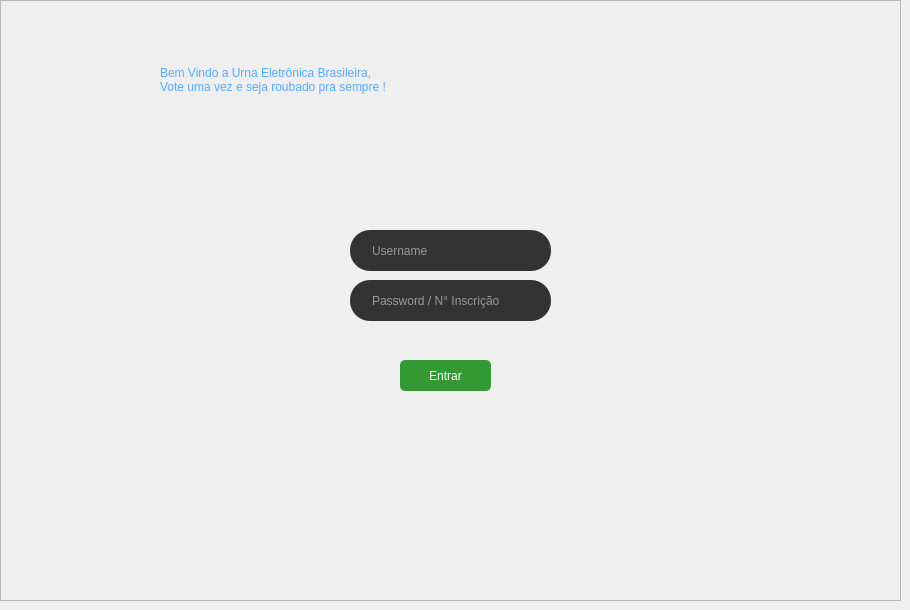
    <widget class="QWidget" name="page_login">
     <widget class="QFrame" name="frame_login">
      <property name="geometry">
       <rect>
        <x>0</x>
        <y>0</y>
        <width>901</width>
        <height>601</height>
       </rect>
      </property>
      <property name="styleSheet">
       <string notr="true"/>
      </property>
      <property name="frameShape">
       <enum>QFrame::StyledPanel</enum>
      </property>
      <property name="frameShadow">
       <enum>QFrame::Raised</enum>
      </property>
      <widget class="QLineEdit" name="usernameText">
       <property name="geometry">
        <rect>
         <x>350</x>
         <y>230</y>
         <width>201</width>
         <height>41</height>
        </rect>
       </property>
       <property name="palette">
        <palette>
         <active>
          <colorrole role="WindowText">
           <brush brushstyle="SolidPattern">
            <color alpha="255">
             <red>254</red>
             <green>254</green>
             <blue>254</blue>
            </color>
           </brush>
          </colorrole>
          <colorrole role="Button">
           <brush brushstyle="SolidPattern">
            <color alpha="255">
             <red>51</red>
             <green>51</green>
             <blue>51</blue>
            </color>
           </brush>
          </colorrole>
          <colorrole role="Text">
           <brush brushstyle="SolidPattern">
            <color alpha="255">
             <red>254</red>
             <green>254</green>
             <blue>254</blue>
            </color>
           </brush>
          </colorrole>
          <colorrole role="ButtonText">
           <brush brushstyle="SolidPattern">
            <color alpha="255">
             <red>254</red>
             <green>254</green>
             <blue>254</blue>
            </color>
           </brush>
          </colorrole>
          <colorrole role="Base">
           <brush brushstyle="SolidPattern">
            <color alpha="255">
             <red>51</red>
             <green>51</green>
             <blue>51</blue>
            </color>
           </brush>
          </colorrole>
          <colorrole role="Window">
           <brush brushstyle="SolidPattern">
            <color alpha="255">
             <red>51</red>
             <green>51</green>
             <blue>51</blue>
            </color>
           </brush>
          </colorrole>
         </active>
         <inactive>
          <colorrole role="WindowText">
           <brush brushstyle="SolidPattern">
            <color alpha="255">
             <red>254</red>
             <green>254</green>
             <blue>254</blue>
            </color>
           </brush>
          </colorrole>
          <colorrole role="Button">
           <brush brushstyle="SolidPattern">
            <color alpha="255">
             <red>51</red>
             <green>51</green>
             <blue>51</blue>
            </color>
           </brush>
          </colorrole>
          <colorrole role="Text">
           <brush brushstyle="SolidPattern">
            <color alpha="255">
             <red>254</red>
             <green>254</green>
             <blue>254</blue>
            </color>
           </brush>
          </colorrole>
          <colorrole role="ButtonText">
           <brush brushstyle="SolidPattern">
            <color alpha="255">
             <red>254</red>
             <green>254</green>
             <blue>254</blue>
            </color>
           </brush>
          </colorrole>
          <colorrole role="Base">
           <brush brushstyle="SolidPattern">
            <color alpha="255">
             <red>51</red>
             <green>51</green>
             <blue>51</blue>
            </color>
           </brush>
          </colorrole>
          <colorrole role="Window">
           <brush brushstyle="SolidPattern">
            <color alpha="255">
             <red>51</red>
             <green>51</green>
             <blue>51</blue>
            </color>
           </brush>
          </colorrole>
         </inactive>
         <disabled>
          <colorrole role="WindowText">
           <brush brushstyle="SolidPattern">
            <color alpha="255">
             <red>254</red>
             <green>254</green>
             <blue>254</blue>
            </color>
           </brush>
          </colorrole>
          <colorrole role="Button">
           <brush brushstyle="SolidPattern">
            <color alpha="255">
             <red>51</red>
             <green>51</green>
             <blue>51</blue>
            </color>
           </brush>
          </colorrole>
          <colorrole role="Text">
           <brush brushstyle="SolidPattern">
            <color alpha="255">
             <red>254</red>
             <green>254</green>
             <blue>254</blue>
            </color>
           </brush>
          </colorrole>
          <colorrole role="ButtonText">
           <brush brushstyle="SolidPattern">
            <color alpha="255">
             <red>254</red>
             <green>254</green>
             <blue>254</blue>
            </color>
           </brush>
          </colorrole>
          <colorrole role="Base">
           <brush brushstyle="SolidPattern">
            <color alpha="255">
             <red>51</red>
             <green>51</green>
             <blue>51</blue>
            </color>
           </brush>
          </colorrole>
          <colorrole role="Window">
           <brush brushstyle="SolidPattern">
            <color alpha="255">
             <red>51</red>
             <green>51</green>
             <blue>51</blue>
            </color>
           </brush>
          </colorrole>
         </disabled>
        </palette>
       </property>
       <property name="font">
        <font>
         <kerning>true</kerning>
        </font>
       </property>
       <property name="layoutDirection">
        <enum>Qt::LeftToRight</enum>
       </property>
       <property name="styleSheet">
        <string notr="true">padding-left: 20px;
padding-right: 20px;
border-radius: 20px;
background: #333;
color: #fefefe;</string>
       </property>
       <property name="text">
        <string/>
       </property>
       <property name="frame">
        <bool>false</bool>
       </property>
       <property name="cursorPosition">
        <number>0</number>
       </property>
       <property name="placeholderText">
        <string>Username</string>
       </property>
      </widget>
      <widget class="QLineEdit" name="passwordText">
       <property name="geometry">
        <rect>
         <x>350</x>
         <y>280</y>
         <width>201</width>
         <height>41</height>
        </rect>
       </property>
       <property name="palette">
        <palette>
         <active>
          <colorrole role="WindowText">
           <brush brushstyle="SolidPattern">
            <color alpha="255">
             <red>254</red>
             <green>254</green>
             <blue>254</blue>
            </color>
           </brush>
          </colorrole>
          <colorrole role="Button">
           <brush brushstyle="SolidPattern">
            <color alpha="255">
             <red>51</red>
             <green>51</green>
             <blue>51</blue>
            </color>
           </brush>
          </colorrole>
          <colorrole role="Text">
           <brush brushstyle="SolidPattern">
            <color alpha="255">
             <red>254</red>
             <green>254</green>
             <blue>254</blue>
            </color>
           </brush>
          </colorrole>
          <colorrole role="ButtonText">
           <brush brushstyle="SolidPattern">
            <color alpha="255">
             <red>254</red>
             <green>254</green>
             <blue>254</blue>
            </color>
           </brush>
          </colorrole>
          <colorrole role="Base">
           <brush brushstyle="SolidPattern">
            <color alpha="255">
             <red>51</red>
             <green>51</green>
             <blue>51</blue>
            </color>
           </brush>
          </colorrole>
          <colorrole role="Window">
           <brush brushstyle="SolidPattern">
            <color alpha="255">
             <red>51</red>
             <green>51</green>
             <blue>51</blue>
            </color>
           </brush>
          </colorrole>
         </active>
         <inactive>
          <colorrole role="WindowText">
           <brush brushstyle="SolidPattern">
            <color alpha="255">
             <red>254</red>
             <green>254</green>
             <blue>254</blue>
            </color>
           </brush>
          </colorrole>
          <colorrole role="Button">
           <brush brushstyle="SolidPattern">
            <color alpha="255">
             <red>51</red>
             <green>51</green>
             <blue>51</blue>
            </color>
           </brush>
          </colorrole>
          <colorrole role="Text">
           <brush brushstyle="SolidPattern">
            <color alpha="255">
             <red>254</red>
             <green>254</green>
             <blue>254</blue>
            </color>
           </brush>
          </colorrole>
          <colorrole role="ButtonText">
           <brush brushstyle="SolidPattern">
            <color alpha="255">
             <red>254</red>
             <green>254</green>
             <blue>254</blue>
            </color>
           </brush>
          </colorrole>
          <colorrole role="Base">
           <brush brushstyle="SolidPattern">
            <color alpha="255">
             <red>51</red>
             <green>51</green>
             <blue>51</blue>
            </color>
           </brush>
          </colorrole>
          <colorrole role="Window">
           <brush brushstyle="SolidPattern">
            <color alpha="255">
             <red>51</red>
             <green>51</green>
             <blue>51</blue>
            </color>
           </brush>
          </colorrole>
         </inactive>
         <disabled>
          <colorrole role="WindowText">
           <brush brushstyle="SolidPattern">
            <color alpha="255">
             <red>254</red>
             <green>254</green>
             <blue>254</blue>
            </color>
           </brush>
          </colorrole>
          <colorrole role="Button">
           <brush brushstyle="SolidPattern">
            <color alpha="255">
             <red>51</red>
             <green>51</green>
             <blue>51</blue>
            </color>
           </brush>
          </colorrole>
          <colorrole role="Text">
           <brush brushstyle="SolidPattern">
            <color alpha="255">
             <red>254</red>
             <green>254</green>
             <blue>254</blue>
            </color>
           </brush>
          </colorrole>
          <colorrole role="ButtonText">
           <brush brushstyle="SolidPattern">
            <color alpha="255">
             <red>254</red>
             <green>254</green>
             <blue>254</blue>
            </color>
           </brush>
          </colorrole>
          <colorrole role="Base">
           <brush brushstyle="SolidPattern">
            <color alpha="255">
             <red>51</red>
             <green>51</green>
             <blue>51</blue>
            </color>
           </brush>
          </colorrole>
          <colorrole role="Window">
           <brush brushstyle="SolidPattern">
            <color alpha="255">
             <red>51</red>
             <green>51</green>
             <blue>51</blue>
            </color>
           </brush>
          </colorrole>
         </disabled>
        </palette>
       </property>
       <property name="font">
        <font>
         <kerning>true</kerning>
        </font>
       </property>
       <property name="layoutDirection">
        <enum>Qt::LeftToRight</enum>
       </property>
       <property name="styleSheet">
        <string notr="true">padding-left: 20px;
padding-right: 20px;
border-radius: 20px;
background: #333;
color: #fefefe;</string>
       </property>
       <property name="inputMethodHints">
        <set>Qt::ImhHiddenText|Qt::ImhNoAutoUppercase|Qt::ImhNoPredictiveText|Qt::ImhSensitiveData</set>
       </property>
       <property name="inputMask">
        <string/>
       </property>
       <property name="text">
        <string/>
       </property>
       <property name="frame">
        <bool>false</bool>
       </property>
       <property name="echoMode">
        <enum>QLineEdit::Password</enum>
       </property>
       <property name="cursorPosition">
        <number>0</number>
       </property>
       <property name="placeholderText">
        <string>Password / N° Inscrição</string>
       </property>
      </widget>
      <widget class="QPushButton" name="loginButton">
       <property name="geometry">
        <rect>
         <x>400</x>
         <y>360</y>
         <width>91</width>
         <height>31</height>
        </rect>
       </property>
       <property name="styleSheet">
        <string notr="true">Padding: 1px;
Border-radius: 5px;
Background: #393;
Color: #fefefe;</string>
       </property>
       <property name="text">
        <string>Entrar</string>
       </property>
       <property name="autoDefault">
        <bool>true</bool>
       </property>
       <property name="default">
        <bool>false</bool>
       </property>
      </widget>
      <widget class="QLabel" name="brazel">
       <property name="geometry">
        <rect>
         <x>0</x>
         <y>0</y>
         <width>901</width>
         <height>601</height>
        </rect>
       </property>
       <property name="styleSheet">
        <string notr="true">background-image: url(:/images/img/brasil_-_reproducao.jpg);</string>
       </property>
       <property name="text">
        <string/>
       </property>
      </widget>
      <widget class="QLabel" name="welcome">
       <property name="geometry">
        <rect>
         <x>160</x>
         <y>30</y>
         <width>641</width>
         <height>101</height>
        </rect>
       </property>
       <property name="styleSheet">
        <string notr="true">font: 20pt &quot;MS Shell Dlg 2&quot;;
color: rgb(85, 170, 255);</string>
       </property>
       <property name="text">
        <string>Bem Vindo a Urna Eletrônica Brasileira,&lt;br&gt; Vote uma vez e seja roubado pra sempre ! </string>
       </property>
      </widget>
      <widget class="QLabel" name="loginLabel">
       <property name="geometry">
        <rect>
         <x>300</x>
         <y>330</y>
         <width>491</width>
         <height>21</height>
        </rect>
       </property>
       <property name="styleSheet">
        <string notr="true">color: #fefefe;</string>
       </property>
       <property name="text">
        <string/>
       </property>
      </widget>
      <zorder>brazel</zorder>
      <zorder>usernameText</zorder>
      <zorder>passwordText</zorder>
      <zorder>loginButton</zorder>
      <zorder>welcome</zorder>
      <zorder>loginLabel</zorder>
     </widget>
    </widget>
